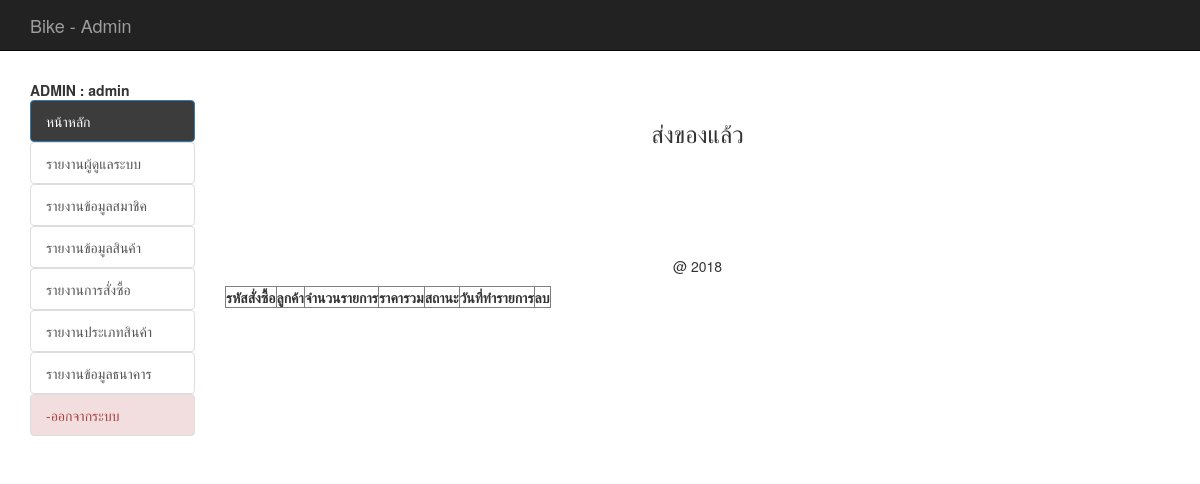
The page /backend/index.php?act=show-check (signed in) on the database as committed earlier.
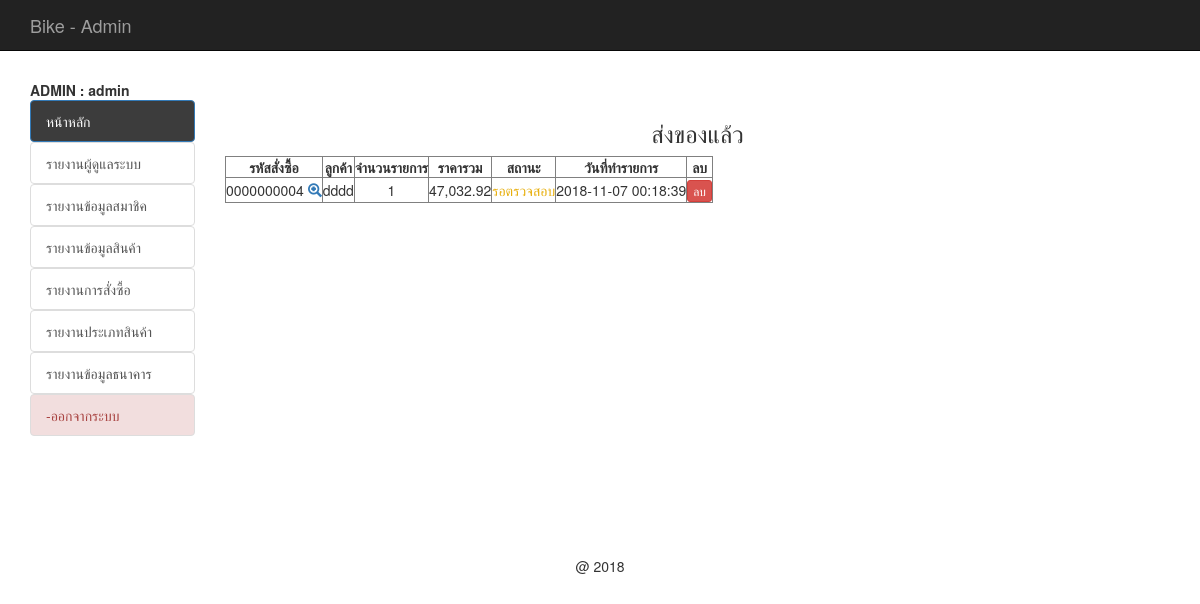
The same page on the database as committed later.
### tables this page shows
CREATE TABLE `tbl_order` (
  `order_id` int(10) UNSIGNED ZEROFILL NOT NULL,
  `mem_id` int(11) NOT NULL,
  `name` varchar(100) NOT NULL,
  `address` varchar(500) NOT NULL,
  `email` varchar(100) NOT NULL,
  `phone` varchar(10) NOT NULL,
  `order_status` int(1) NOT NULL,
  `pay_slip` varchar(200) DEFAULT NULL,
  `b_name` varchar(100) DEFAULT NULL,
  `b_number` varchar(200) DEFAULT NULL,
  `pay_date` date DEFAULT NULL,
  `pay_amount` float(10,2) DEFAULT NULL,
  `postcode` varchar(30) DEFAULT NULL,
  `order_date` datetime NOT NULL
);

### backend/mm.php (called while the page is built, shortened)
<?php
if (!function_exists("GetSQLValueString")) {
function GetSQLValueString($theValue, $theType, $theDefinedValue = "", $theNotDefinedValue = "")
{
  $theValue = function_exists("mysql_real_escape_string") ? mysql_real_escape_string($theValue) : mysql_escape_string($theValue);
  switch ($theType) {
    case "text":
      $theValue = ($theValue != "") ? "'" . $theValue . "'" : "NULL";
      break;
    case "long":
    case "int":
      $theValue = ($theValue != "") ? intval($theValue) : "NULL";
      break;
  }
  return $theValue;
}
}
?>

### backend/show_check_cart.php (the view, shortened to what this page needs)
<?php require_once('../Connections/condb.php'); ?>
<?php
$query_mycart = sprintf("SELECT o.order_id as oid, o.mem_id, o.order_status, o.order_date, o.name , d.order_id , count(d.order_id) as coid , SUM(d.total) as ctotal FROM tbl_order as o, tbl_order_detail as d WHERE o.order_id = d.order_id AND o.order_status = 2 GROUP BY o.order_id ORDER BY o.order_id DESC " , GetSQLValueString($colname_mycart , "int"));
$mycart = mysql_query($query_mycart , $condb) or die(mysql_error());
$row_mycart = mysql_fetch_assoc($mycart);
$totalRows_mycart = mysql_num_rows($mycart);
?>
<h3 align="center">ส่งของแล้ว</h3>
<table id="example" class="display" cellspacing="0" border="1">
	<thead>
		<tr>
			<th>รหัสสั่งซื้อ</th>
			<th>ลูกค้า</th>
			<th>จำนวนรายการ</th>
			<th>ราคารวม</th>
			<th>สถานะ</th>
			<th>วันที่ทำรายการ</th>
			<th> <center> ลบ </center></th>
		</tr>
	</thead>
	<?php if ($totalRows_mycart > 0) { ?>
		<?php do { ?>
			<tr>
				<td>
					<?php echo $row_mycart['oid'];?>
					<span id="hp">
						<a href="index.php?order_id=<?php echo $row_mycart['oid'];?>&act=show-order">
							<span class="glyphicon glyphicon-zoom-in"></span>
						</a>
					</span>
				</td>
				<td align="center">
					<?php echo $row_mycart['name'];?>
				</td>
				<td align="center">
					<?php echo $row_mycart['coid'];?>
				</td>
				<td align="center">
					<?php echo number_format($row_mycart['ctotal'],2);?>
				</td>
				<td align="center">
					<font color="red">
						<?php $status = $row_mycart['order_status'];
						include('status.php');
						?>
					</font>
				</td>
				<td> <?php echo $row_mycart['order_date'];?></td>
				<td><center>
					<a href="del_order.php?order_id=<?php echo $row_mycart['oid'];?>&order_status=5" class="btn btn-danger btn-xs" onClick="return confirm('ยืนยันการลบ');">
					ลบ </a></center>
				</td>
			</tr>
		<?php } while ($row_mycart = mysql_fetch_assoc($mycart)); ?>
	</table>
	<?php
}
?>

### backend/status.php
<?php
if ($status == 1) {
	echo "<font color='red'>";
	echo "รอชำระเงิน";
	echo "</font>";
}elseif ($status == 4) {
	echo "<font color='green'>";
	echo "ชำระเงินแล้ว";
	echo "</font>";
}elseif ($status == 3) {
	echo "<font color='blue'>";
	echo "ส่งของแล้ว";
	echo "</font>";
}elseif ($status == 2) {
	echo "<font color='#E7AE0A'>";
	echo "รอตรวจสอบ";
	echo "</font>";
}elseif ($status == 5) {
	echo "<font color='#F54823'>";
	echo "ยกเลิกคำสั่งซื้อ";
	echo "</font>";
}
?>

Rows that differ between the two databases and show on the page:
added tbl_order: order_id "0000000004", name "dddd", coid "1", ctotal "47,032.92", order_status "รอตรวจสอบ", order_date "2018-11-07 00:18:39"
